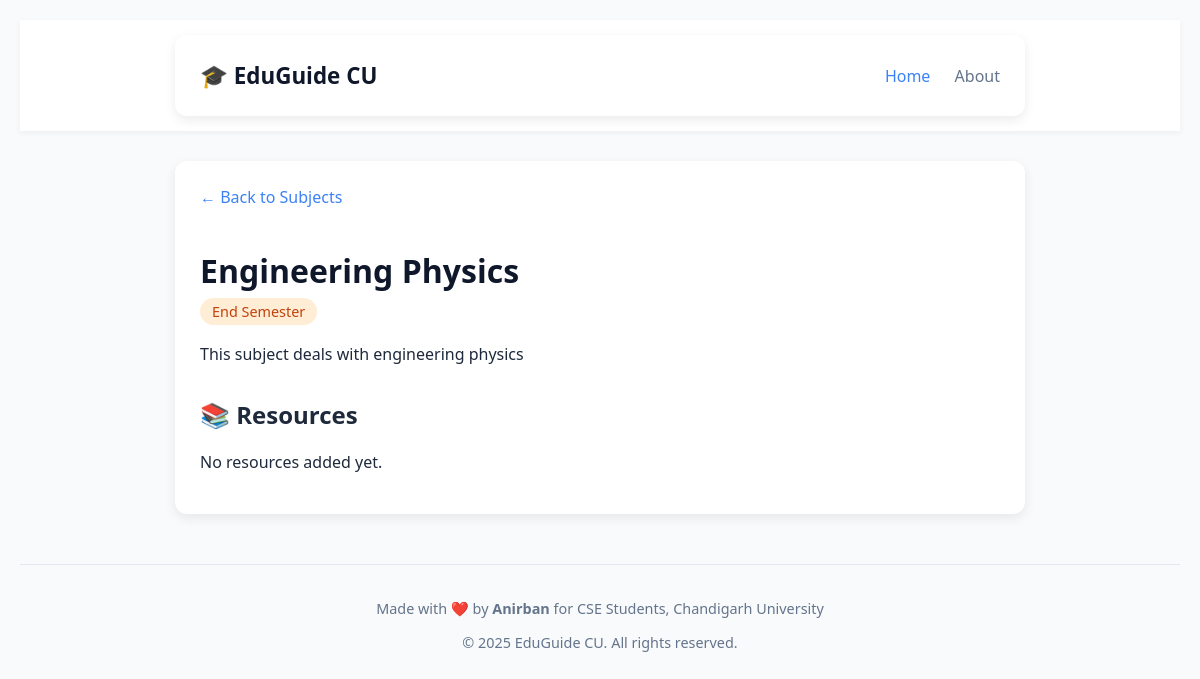
/subject/3/, run on the app's committed database.
### core/models.py (models this page shows, shortened)
class Subject(models.Model):
    EXAM_CHOICES = [
        ('MST-1', 'MST-1'),
        ('MST-2', 'MST-2'),
        ('EST', 'End Semester'),
    ]
    name = models.CharField(max_length=100)
    exam_type = models.CharField(max_length=10, choices=EXAM_CHOICES)
    description = models.TextField(blank=True)

### core/views.py (the view)
# urls.py: path('subject/<int:subject_id>/', views.subject_detail, name='subject_detail'),
def subject_detail(request, subject_id):
    subject = get_object_or_404(Subject, id=subject_id)
    return render(request, 'subject_detail.html', {'subject': subject})

### core/templates/subject_detail.html (shortened to what this page needs)
<!DOCTYPE html>
<html lang="en">
<head>
</head>
<body>
    <nav style="background: white; box-shadow: 0 2px 6px rgba(0,0,0,0.05); padding: 15px 0; margin-bottom: 30px;">
        <div class="container" style="max-width: 800px; margin: 0 auto; display: flex; justify-content: space-between; align-items: center;">
            <a href="{% url 'home' %}" style="font-size: 1.4em; font-weight: 700; color: #0f172a; text-decoration: none;">
                🎓 EduGuide CU
            </a>
            <div>
                <a href="{% url 'home' %}" style="margin-right: 20px; color: #3b82f6; text-decoration: none;">Home</a>
                <a href="#" style="color: #64748b; text-decoration: none;">About</a>
            </div>
        </div>
    </nav>
    <div class="container">
        <a href="{% url 'home' %}" class="back-link">← Back to Subjects</a>
        <header>
            <h1>{{ subject.name }}</h1>
            <span class="exam-tag">{{ subject.get_exam_type_display }}</span>
        </header>
        {% if subject.description %}
            <div class="description">
                {{ subject.description }}
            </div>
        {% endif %}
        <div class="resources">
            <h2>📚 Resources</h2>
            {% if subject.resources.all %}
                {% for resource in subject.resources.all %}
                    <h3>{{ resource.title }}</h3>
                    {% if resource.resource_type == 'video' and resource.video_id %}
                        <div class="video-container">
                            <iframe src="{{ resource.get_embed_url }}"
                                    allow="accelerometer; autoplay; clipboard-write; encrypted-media; gyroscope; picture-in-picture"
                                    allowfullscreen>
                            </iframe>
                        </div>
                    {% elif resource.resource_type == 'pdf' and resource.pdf_file %}
                        <a href="{{ resource.pdf_file.url }}" class="pdf-link" target="_blank">📄 Download PDF Notes</a>
                    {% endif %}
                {% endfor %}
            {% else %}
                <p>No resources added yet.</p>
            {% endif %}
        </div>
    </div>
<footer style="margin-top: 50px; padding-top: 20px; border-top: 1px solid #e2e8f0; text-align: center; color: #64748b; font-size: 0.9em;">
    <p>Made with ❤️ by <strong>Anirban</strong> for CSE Students, Chandigarh University</p>
    <p>© 2025 EduGuide CU. All rights reserved.</p>
</footer>
</body>
</html>

### core/templates/subject_detail.html (style rules this page uses)
body { font-family: 'Segoe UI', sans-serif; background: #f8fafc; margin: 0; padding: 20px; color: #1e293b; }
.container { max-width: 800px; margin: 0 auto; background: white; padding: 25px; border-radius: 12px; box-shadow: 0 4px 12px rgba(0,0,0,0.08); }
header { margin-bottom: 20px; }
h1 { color: #0f172a; margin-bottom: 8px; }
.exam-tag { background: #ffedd5; color: #c2410c; padding: 4px 12px; border-radius: 20px; font-size: 0.9em; }
.description { margin: 15px 0; line-height: 1.6; }
.resources h2 { margin-top: 30px; color: #1e293b; }
a.back-link { display: inline-block; margin-bottom: 20px; color: #3b82f6; text-decoration: none; }

### data on the page
Subject: name "Engineering Physics", exam_type "End Semester", description "This subject deals with engineering physics"
